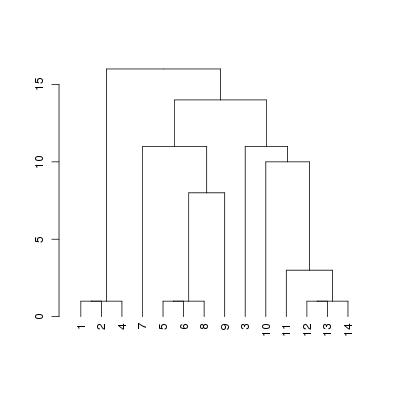

This chart was generated by the following R code:
a <- list()
a$merge <- matrix(c(-1,-2,1,-4,-5,-6,3,-8,-12,-13,5,-14,-11,6,4,-9,-10,7,-7,8,-3,9,10,11,2,12), nc=2, byrow=TRUE)
a$height <- c(1,1,1,1,1,1,3,8,10,11,11,14,16)
a$order <- 1:14
a$labels <- 1:14
class(a) <- "hclust"
jpeg("wiki_dendro.jpg", width=400, height=400)
plot(as.dendrogram(a))
dev.off()
